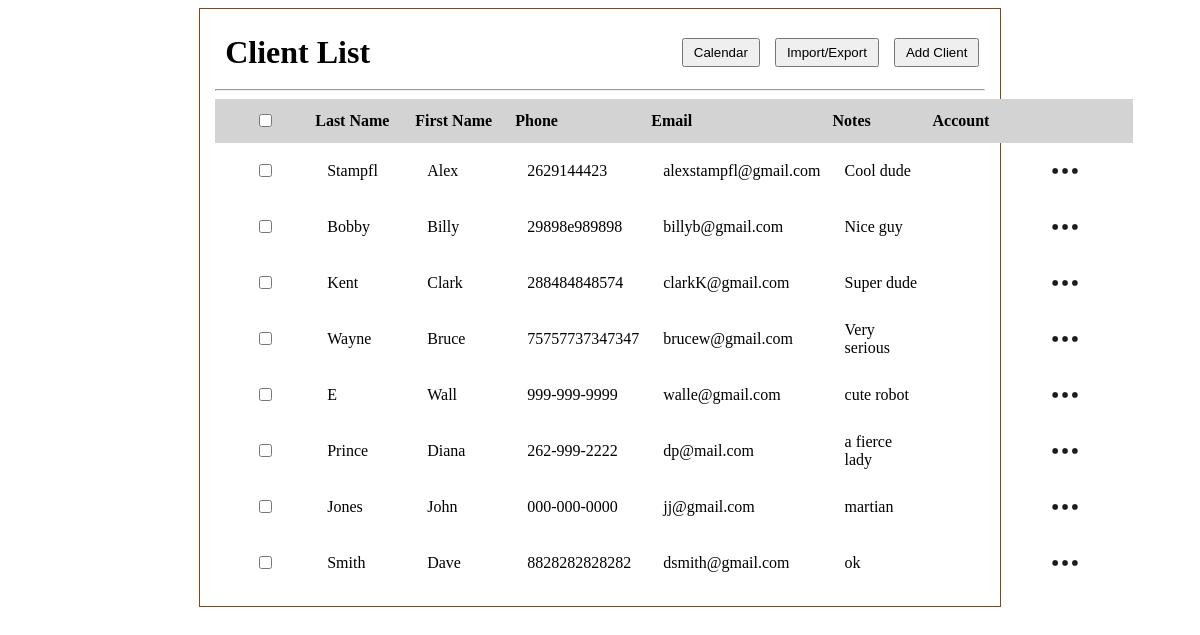
Page /client_list on the earlier database version.
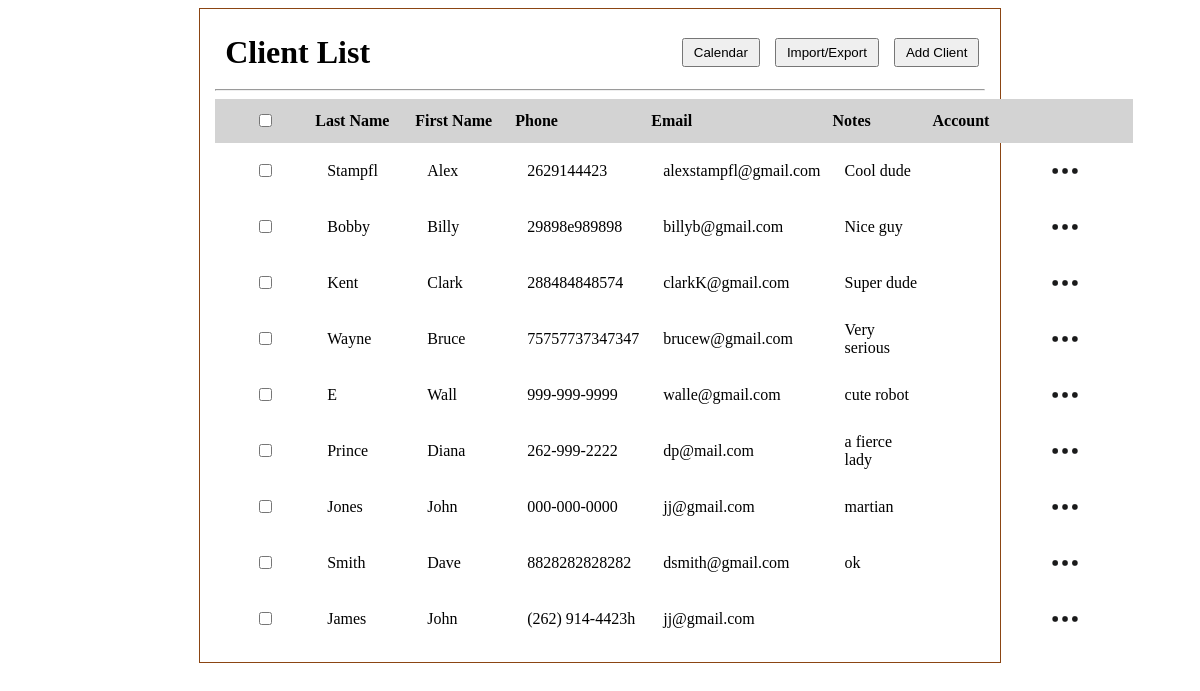
Same page on the later database version.
### tables this page shows
CREATE TABLE clients (
              id INTEGER PRIMARY KEY AUTOINCREMENT,
              first_name TEXT,
              last_name TEXT,
              phone TEXT,
              email TEXT,
              status TEXT
            , client_id INTEGER, notes TEXT);

### app.py (the view)
@app.route('/client_list')
def client_list():
    conn = sqlite3.connect(DB_PATH)  # connects to sqlite database file named client.db, conn is the connection object used to talk to db
    c = conn.cursor() # cursor object lets you execute SQL statements (queries) against db
    c.execute('SELECT * FROM clients')
    clients = c.fetchall() # Fetches all rows that query returned, clients is a list of tuples
    conn.close()
    return render_template('client_list.html', clients=clients)

### templates/client_list.html (shortened to what this page needs)
<!DOCTYPE html>
<html lang="en">
<head>
    <link rel="stylesheet" href="{{ url_for('static', filename = 'main.css') }}">
</head>
<body>
    <div id="client_list">
        <div class="header-row">
            <h1 id="client_list_h1">Client List</h1>
            <div class="header-buttons">
                <button id="go_to_calendar">Calendar</button>
                <button id="export_client_list">Import/Export</button>
                <button id="add_client">Add Client</button>
            </div>
        </div>
        <hr>
        <table>
            <thead>
                <tr id="client_list_headers">
                    <th><input type="checkbox"></th>
                    <th>Last Name</th>
                    <th>First Name</th>
                    <th>Phone</th>
                    <th>Email</th>
                    <th>Notes</th>
                    <th>Account</th>
                    <th></th>
                </tr>
            </thead>
            <tbody id="clientTableBody">
                {% for client in clients %}
                <tr>
                    <td><input type="checkbox"></td>
                    <td>{{ client[2] if client[2] else "" }}</td>
                    <td>{{ client[1] if client[1] else "" }}</td>
                    <td>{{ client[3] if client[3] else "" }}</td>
                    <td>{{ client[4] if client[4] else "" }}</td>
                    <td>{{ client[7] if client[7] else "" }}</td>
                    <td>{{ client[5] if client[5] else "" }}</td>
                    <td class="menu_cell">
                        <div class="menu-container">
                            <img class="meatballs" src="{{ url_for('static', filename='img/meatball_menu.png') }}"
                                alt="3 dots">
                        </div>
                    </td>
                </tr>
                {% endfor %}
            </tbody>
        </table>
    </div>
</body>
</html>

### static/main.css (style rules this page uses)
#client_list { text-align: center; max-width: 65%; top: 10%; left: 50%; border: 1px solid saddlebrown; height: 100%; margin: 0 auto; padding: 15px; }
table { border-collapse: collapse; width: 100%; }
th, td { padding: 8px 12px; text-align: left; }
#client_list table th:first-child, #client_list table td:first-child { width: 40px; text-align: center; }
table th { padding: 12px 0px 12px 0px; margin: 0 auto; min-width: 100px; text-align: left; }
.header-row { display: flex; justify-content: space-between; align-items: center; width: 98%; padding: 10px; }
.header-buttons { display: flex; gap: 15px; }
#client_list_h1 { display: inline-flex; margin: 0; }
#add_client { padding: 5px 10px; }
#go_to_calendar { padding: 5px 10px; }
#export_client_list { padding: 5px 10px; }
#client_list_headers { background-color: lightgray; }
.menu-container { position: relative; display: inline-block; }
.meatballs { width: 40px; height: 40px; vertical-align: middle; cursor: pointer; }

Differences in the rows shown:
added clients: last_name "James", first_name "John", phone "(262) 914-4423h", email "jj@gmail.com"
